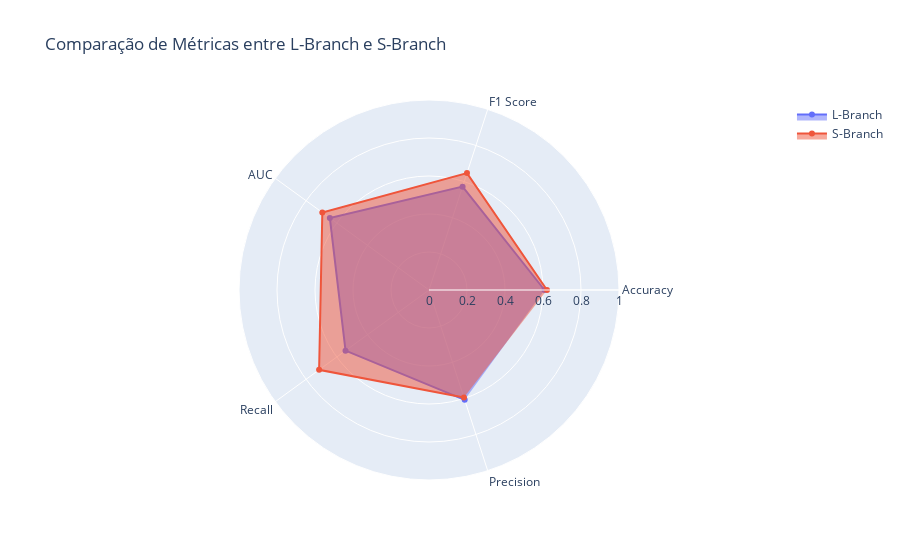

Notebook code cell kept with this figure:
### Code cell
fig = go.Figure()

fig.add_trace(go.Scatterpolar(
    r=[0.608, 0.572, 0.645, 0.543, 0.608],
    theta=["Accuracy", "F1 Score", "AUC", "Recall", "Precision"],
    fill='toself',
    name='L-Branch'
))

fig.add_trace(go.Scatterpolar(
    r=[0.621, 0.647, 0.694, 0.715, 0.595],
    theta=["Accuracy", "F1 Score", "AUC", "Recall", "Precision"],
    fill='toself',
    name='S-Branch'
))

fig.update_layout(
    polar=dict(
        radialaxis=dict(
            visible=True,
            range=[0, 1]
        )
    ),
    title="Comparação de Métricas entre L-Branch e S-Branch",
    showlegend=True
)

fig.show()

### Figure 1 — Plotly figure (JSON) as saved in the notebook; plotly's stock layout.template omitted (floating-point values rounded to 4 significant figures)
{"data": [{"fill": "toself", "name": "L-Branch", "r": [0.608, 0.572, 0.645, 0.543, 0.608], "theta": ["Accuracy", "F1 Score", "AUC", "Recall", "Precision"], "type": "scatterpolar"}, {"fill": "toself", "name": "S-Branch", "r": [0.621, 0.647, 0.694, 0.715, 0.595], "theta": ["Accuracy", "F1 Score", "AUC", "Recall", "Precision"], "type": "scatterpolar"}], "layout": {"polar": {"radialaxis": {"range": [0, 1], "visible": true}}, "showlegend": true, "title": {"text": "Comparação de Métricas entre L-Branch e S-Branch"}}}
